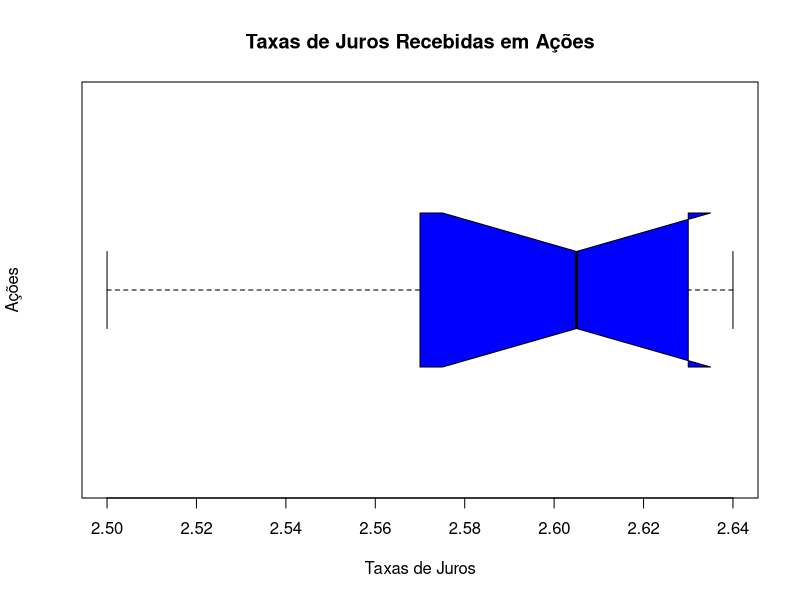

Recreate this plot in R.
# Instalando biblioteca readxl para importar para o R arquivos com extensão .xls ou .xlsx.
if (!("readxl") %in% installed.packages()) install.packages("readxl")
library(readxl)
df.ex1 <- read_excel("./dados/exercicio1.xls",skip = 1, col_names = "tx.juros", col_types = c("numeric"))
ex1.media <- mean(df.ex1$tx.juros)
print(paste("Média das taxas de juros:", ex1.media))
ex1.mediana = median(df.ex1$tx.juros)
print(paste("Médiana das taxas de juros:", ex1.mediana))
ex1_desviop = round(sd(df.ex1$tx.juros),6)
print(paste("Desvio Padrão das taxas de juros:", ex1_desviop))
ex1_varianca <- round(var(df.ex1$tx.juros),6)
print(paste("Variância das taxas de juros:", ex1_varianca))
ex1.minimo <- min(df.ex1$tx.juros)
print(paste("Valor mínimo das taxas de juros:", ex1.minimo))
ex1.maximo <- max(df.ex1$tx.juros)
print(paste("Valor máximo das taxas de juros:", ex1.maximo))
ex1.quartis <- round(quantile(df.ex1$tx.juros),2)
q1 <- ex1.quartis[2]
print(paste("Q1:", q1))
q3 <- ex1.quartis[4]
print(paste("Q3:", q3))
boxplot(df.ex1$tx.juros,
        main = "Taxas de Juros Recebidas em Ações",
        xlab = "Taxas de Juros",
        ylab = "Ações",
        col = "blue",
        border = "black",
        horizontal = TRUE,
        notch = T
)
